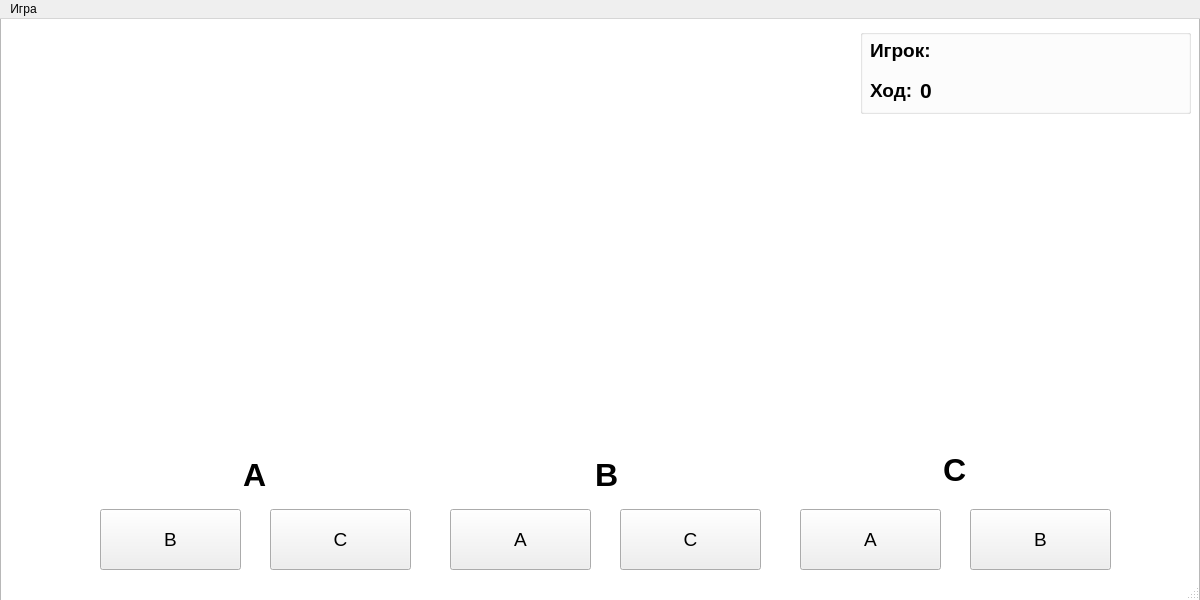
<?xml version="1.0" encoding="UTF-8"?>
<ui version="4.0">
 <class>MainWindow</class>
 <widget class="QMainWindow" name="MainWindow">
  <property name="geometry">
   <rect>
    <x>0</x>
    <y>0</y>
    <width>1200</width>
    <height>600</height>
   </rect>
  </property>
  <property name="minimumSize">
   <size>
    <width>1200</width>
    <height>600</height>
   </size>
  </property>
  <property name="maximumSize">
   <size>
    <width>1200</width>
    <height>641</height>
   </size>
  </property>
  <property name="windowTitle">
   <string>MainWindow</string>
  </property>
  <widget class="QWidget" name="centralwidget">
   <property name="minimumSize">
    <size>
     <width>1200</width>
     <height>600</height>
    </size>
   </property>
   <property name="maximumSize">
    <size>
     <width>1200</width>
     <height>600</height>
    </size>
   </property>
   <widget class="QGraphicsView" name="graphicsView">
    <property name="geometry">
     <rect>
      <x>0</x>
      <y>-10</y>
      <width>1200</width>
      <height>600</height>
     </rect>
    </property>
    <property name="minimumSize">
     <size>
      <width>1200</width>
      <height>600</height>
     </size>
    </property>
    <property name="maximumSize">
     <size>
      <width>1200</width>
      <height>600</height>
     </size>
    </property>
    <property name="verticalScrollBarPolicy">
     <enum>Qt::ScrollBarAlwaysOff</enum>
    </property>
    <property name="horizontalScrollBarPolicy">
     <enum>Qt::ScrollBarAlwaysOff</enum>
    </property>
   </widget>
   <widget class="QLabel" name="lb_Tower_A">
    <property name="geometry">
     <rect>
      <x>243</x>
      <y>440</y>
      <width>31</width>
      <height>31</height>
     </rect>
    </property>
    <property name="font">
     <font>
      <pointsize>24</pointsize>
      <weight>75</weight>
      <bold>true</bold>
     </font>
    </property>
    <property name="text">
     <string>A</string>
    </property>
   </widget>
   <widget class="QLabel" name="lb_Tower_B">
    <property name="geometry">
     <rect>
      <x>595</x>
      <y>440</y>
      <width>31</width>
      <height>31</height>
     </rect>
    </property>
    <property name="font">
     <font>
      <pointsize>24</pointsize>
      <weight>75</weight>
      <bold>true</bold>
     </font>
    </property>
    <property name="text">
     <string>B</string>
    </property>
   </widget>
   <widget class="QLabel" name="lb_Tower_C">
    <property name="geometry">
     <rect>
      <x>943</x>
      <y>435</y>
      <width>31</width>
      <height>31</height>
     </rect>
    </property>
    <property name="font">
     <font>
      <pointsize>24</pointsize>
      <weight>75</weight>
      <bold>true</bold>
     </font>
    </property>
    <property name="text">
     <string>C</string>
    </property>
   </widget>
   <widget class="QPushButton" name="firstToSecond">
    <property name="geometry">
     <rect>
      <x>100</x>
      <y>490</y>
      <width>141</width>
      <height>61</height>
     </rect>
    </property>
    <property name="font">
     <font>
      <pointsize>14</pointsize>
     </font>
    </property>
    <property name="autoFillBackground">
     <bool>false</bool>
    </property>
    <property name="text">
     <string>B</string>
    </property>
    <property name="checkable">
     <bool>false</bool>
    </property>
    <property name="checked">
     <bool>false</bool>
    </property>
    <property name="autoRepeat">
     <bool>false</bool>
    </property>
    <property name="autoExclusive">
     <bool>false</bool>
    </property>
    <property name="default">
     <bool>false</bool>
    </property>
   </widget>
   <widget class="QPushButton" name="firstToThird">
    <property name="geometry">
     <rect>
      <x>270</x>
      <y>490</y>
      <width>141</width>
      <height>61</height>
     </rect>
    </property>
    <property name="font">
     <font>
      <pointsize>14</pointsize>
     </font>
    </property>
    <property name="text">
     <string>C</string>
    </property>
   </widget>
   <widget class="QPushButton" name="secondToFirst">
    <property name="geometry">
     <rect>
      <x>450</x>
      <y>490</y>
      <width>141</width>
      <height>61</height>
     </rect>
    </property>
    <property name="font">
     <font>
      <pointsize>14</pointsize>
     </font>
    </property>
    <property name="text">
     <string>A</string>
    </property>
   </widget>
   <widget class="QPushButton" name="secondToThird">
    <property name="geometry">
     <rect>
      <x>620</x>
      <y>490</y>
      <width>141</width>
      <height>61</height>
     </rect>
    </property>
    <property name="font">
     <font>
      <pointsize>14</pointsize>
     </font>
    </property>
    <property name="text">
     <string>C</string>
    </property>
   </widget>
   <widget class="QPushButton" name="thirdToFirst">
    <property name="geometry">
     <rect>
      <x>800</x>
      <y>490</y>
      <width>141</width>
      <height>61</height>
     </rect>
    </property>
    <property name="font">
     <font>
      <pointsize>14</pointsize>
     </font>
    </property>
    <property name="text">
     <string>A</string>
    </property>
   </widget>
   <widget class="QPushButton" name="thirdToSecond">
    <property name="geometry">
     <rect>
      <x>970</x>
      <y>490</y>
      <width>141</width>
      <height>61</height>
     </rect>
    </property>
    <property name="font">
     <font>
      <pointsize>14</pointsize>
     </font>
    </property>
    <property name="text">
     <string>B</string>
    </property>
   </widget>
   <widget class="QGroupBox" name="groupBox">
    <property name="geometry">
     <rect>
      <x>860</x>
      <y>10</y>
      <width>331</width>
      <height>85</height>
     </rect>
    </property>
    <property name="title">
     <string/>
    </property>
    <widget class="QLabel" name="lb_player">
     <property name="geometry">
      <rect>
       <x>10</x>
       <y>10</y>
       <width>66</width>
       <height>23</height>
      </rect>
     </property>
     <property name="font">
      <font>
       <pointsize>14</pointsize>
       <weight>75</weight>
       <bold>true</bold>
      </font>
     </property>
     <property name="text">
      <string>Игрок:</string>
     </property>
    </widget>
    <widget class="QLabel" name="lb_move">
     <property name="geometry">
      <rect>
       <x>10</x>
       <y>50</y>
       <width>44</width>
       <height>23</height>
      </rect>
     </property>
     <property name="font">
      <font>
       <pointsize>14</pointsize>
       <weight>75</weight>
       <bold>true</bold>
      </font>
     </property>
     <property name="text">
      <string>Ход:</string>
     </property>
    </widget>
    <widget class="QLabel" name="lb_point">
     <property name="geometry">
      <rect>
       <x>60</x>
       <y>49</y>
       <width>171</width>
       <height>25</height>
      </rect>
     </property>
     <property name="font">
      <font>
       <pointsize>16</pointsize>
       <weight>75</weight>
       <bold>true</bold>
      </font>
     </property>
     <property name="text">
      <string>&lt;html&gt;&lt;head/&gt;&lt;body&gt;&lt;p&gt;0&lt;/p&gt;&lt;/body&gt;&lt;/html&gt;</string>
     </property>
    </widget>
    <widget class="QLabel" name="lb_name">
     <property name="geometry">
      <rect>
       <x>90</x>
       <y>12</y>
       <width>231</width>
       <height>21</height>
      </rect>
     </property>
     <property name="font">
      <font>
       <family>MS Sans Serif</family>
       <pointsize>15</pointsize>
       <weight>75</weight>
       <bold>true</bold>
      </font>
     </property>
     <property name="text">
      <string/>
     </property>
    </widget>
   </widget>
  </widget>
  <widget class="QMenuBar" name="menubar">
   <property name="geometry">
    <rect>
     <x>0</x>
     <y>0</y>
     <width>1200</width>
     <height>21</height>
    </rect>
   </property>
   <widget class="QMenu" name="menu">
    <property name="title">
     <string>Игра</string>
    </property>
    <addaction name="action"/>
    <addaction name="action_2"/>
    <addaction name="exit"/>
   </widget>
   <addaction name="menu"/>
  </widget>
  <widget class="QStatusBar" name="statusbar"/>
  <action name="action">
   <property name="icon">
    <iconset resource="resource.qrc">
     <normaloff>:/image/img/game.ico</normaloff>:/image/img/game.ico</iconset>
   </property>
   <property name="text">
    <string>Новая игра</string>
   </property>
  </action>
  <action name="action_2">
   <property name="icon">
    <iconset resource="resource.qrc">
     <normaloff>:/image/img/record.ico</normaloff>:/image/img/record.ico</iconset>
   </property>
   <property name="text">
    <string>Рекорд</string>
   </property>
  </action>
  <action name="exit">
   <property name="icon">
    <iconset resource="resource.qrc">
     <normaloff>:/image/img/exit.ico</normaloff>:/image/img/exit.ico</iconset>
   </property>
   <property name="text">
    <string>Выход</string>
   </property>
  </action>
 </widget>
 <resources>
  <include location="resource.qrc"/>
 </resources>
 <connections/>
</ui>
